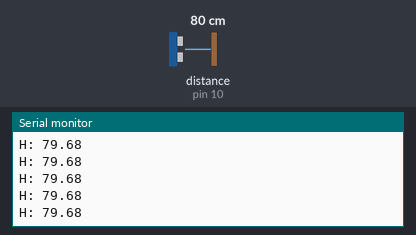
Recording of a sketch running on a simulated Arduino Uno, built with avr-gcc and run on an emulated ATmega328P. Shown: the last lines printed to the serial monitor. Wiring (inferred from the names in the program): ultrasonic range finder: trigger pin 9; echo pin 10. Inputs (shaded band) come from the test bench; at power-on: distance to the obstacle (sensor on pin 10) 80 cm. The echo pulse lasts 58.3 µs per cm.

Above: at 1.2 s.
1.3 s: distance to the obstacle (sensor on pin 10) set to 2 cm
At 1.38 s:
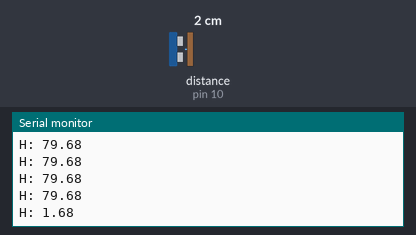
2.8 s: distance to the obstacle (sensor on pin 10) set to 4 cm
At 2.89 s:
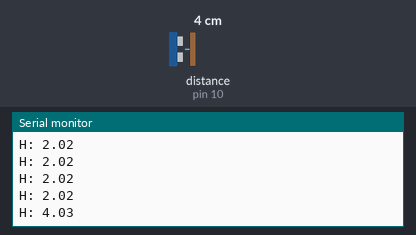
Timing chart, 0 to 5.8 s (numbered marks = the images above; inputs shaded):
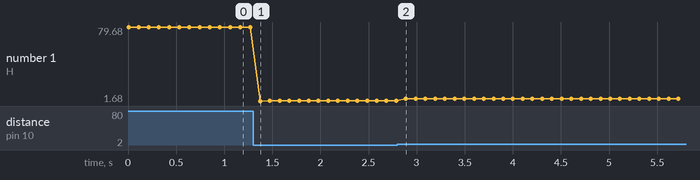

The sketch:

L05.ino
```cpp
/*
 * Nivel
*/

const int trigPin = 9;
const int echoPin = 10;

float duration, distance, volume;

void setup() {
  pinMode(trigPin, OUTPUT);
  pinMode(echoPin, INPUT);
  Serial.begin(9600);
}

void loop() {
  digitalWrite(trigPin, LOW);
  delayMicroseconds(2);
  digitalWrite(trigPin, HIGH);
  delayMicroseconds(10);
  digitalWrite(trigPin, LOW);

  duration = pulseIn(echoPin, HIGH);
  distance = (duration*.0343)/2;
  // distance = 7.96 - distance;
  // volume = 32.05 * distance + 29.492;
  Serial.print("H: ");
  Serial.println(distance);
  // Serial.print(" V:");
  // Serial.println(volume);
  delay(100);
}
```

Measured:
- after the input at 1.3 s, the serial monitor: prints a new line after 0.07 s (image 1)
- after the input at 2.8 s, the serial monitor: prints a new line after 0.09 s (image 2)
- plotted number 1: 79.68 → 2.02 after the input at 1.3 s, 2.02 → 4.03 after the input at 2.8 s
